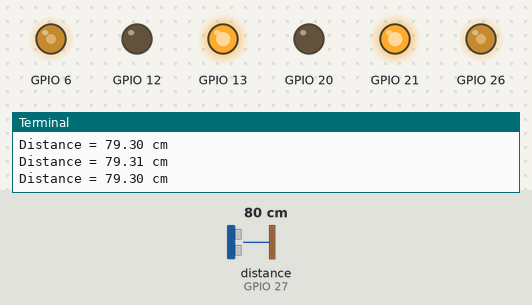
A program run on a simulated Raspberry Pi (BCM pin numbers). Parts: output pins drawn as LEDs (lit = HIGH), the last lines printed to the terminal. Inputs (shaded band) come from the test bench; at power-on: distance to the obstacle (sensor on GPIO 27) 80 cm. The echo pulse lasts 58.3 µs per cm; the clock reads 2024-03-15 10:24:30 at power-on unless the program sets it; pins used as bus, display or sensor lines are not drawn.

Above: at 1.2 s.
1.3 s: distance to the obstacle (sensor on GPIO 27) set to 2 cm
At 2.5 s:
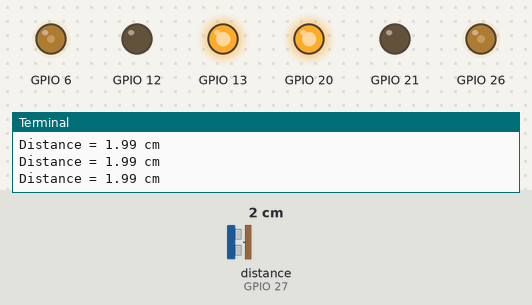
2.8 s: distance to the obstacle (sensor on GPIO 27) set to 299 cm
At 3.7 s:
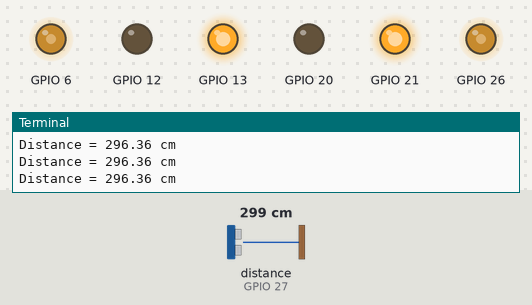
Timing chart, 0 to 5.8 s (numbered marks = the images above; inputs shaded):
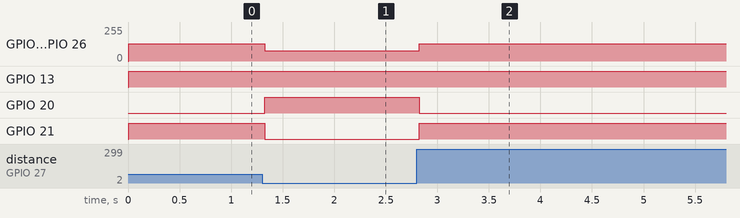

Measured:
- after the input at 1.3 s, GPIO 6, GPIO 26: 128/255 → 77/255 at once; GPIO 20: LOW → HIGH at once; GPIO 21: HIGH → LOW at once
- after the input at 2.8 s, GPIO 6, GPIO 26: 77/255 → 128/255 at once; GPIO 20: HIGH → LOW at once; GPIO 21: LOW → HIGH at once

The program:

Ultrasonic_Obstacle_Avoidance.py
```python
import RPi.GPIO as GPIO
import time
from AlphaBot2 import AlphaBot2

TRIG = 22
ECHO = 27

Ab = AlphaBot2()

GPIO.setmode(GPIO.BCM)
GPIO.setwarnings(False)
GPIO.setup(TRIG,GPIO.OUT,initial=GPIO.LOW)
GPIO.setup(ECHO,GPIO.IN)

def Distance():
	GPIO.output(TRIG,GPIO.HIGH)
	time.sleep(0.000015)
	GPIO.output(TRIG,GPIO.LOW)
	while not GPIO.input(ECHO):
		pass
	t1 = time.time()
	while GPIO.input(ECHO):
		pass
	t2 = time.time()
	return (t2-t1)*34000/2

print("Ultrasonic_Obstacle_Avoidance")
try:
	while True:
		Dist = Distance()
		print("Distance = %0.2f cm"%Dist)
		if Dist <= 20:
			Ab.right()
#			Ab.left()
		else:
			Ab.forward()
		time.sleep(0.02)

except KeyboardInterrupt:
	GPIO.cleanup();
```

AlphaBot2.py
```python
import RPi.GPIO as GPIO
import time

class AlphaBot2(object):

	def __init__(self,ain1=12,ain2=13,ena=6,bin1=20,bin2=21,enb=26):
		self.AIN1 = ain1
		self.AIN2 = ain2
		self.BIN1 = bin1
		self.BIN2 = bin2
		self.ENA = ena
		self.ENB = enb
		self.PA  = 50
		self.PB  = 50

		GPIO.setmode(GPIO.BCM)
		GPIO.setwarnings(False)
		GPIO.setup(self.AIN1,GPIO.OUT)
		GPIO.setup(self.AIN2,GPIO.OUT)
		GPIO.setup(self.BIN1,GPIO.OUT)
		GPIO.setup(self.BIN2,GPIO.OUT)
		GPIO.setup(self.ENA,GPIO.OUT)
		GPIO.setup(self.ENB,GPIO.OUT)
		self.PWMA = GPIO.PWM(self.ENA,500)
		self.PWMB = GPIO.PWM(self.ENB,500)
		self.PWMA.start(self.PA)
		self.PWMB.start(self.PB)
		self.stop()

	def forward(self):
		self.PWMA.ChangeDutyCycle(self.PA)
		self.PWMB.ChangeDutyCycle(self.PB)
		GPIO.output(self.AIN1,GPIO.LOW)
		GPIO.output(self.AIN2,GPIO.HIGH)
		GPIO.output(self.BIN1,GPIO.LOW)
		GPIO.output(self.BIN2,GPIO.HIGH)


	def stop(self):
		self.PWMA.ChangeDutyCycle(0)
		self.PWMB.ChangeDutyCycle(0)
		GPIO.output(self.AIN1,GPIO.LOW)
		GPIO.output(self.AIN2,GPIO.LOW)
		GPIO.output(self.BIN1,GPIO.LOW)
		GPIO.output(self.BIN2,GPIO.LOW)

	def backward(self):
		self.PWMA.ChangeDutyCycle(self.PA)
		self.PWMB.ChangeDutyCycle(self.PB)
		GPIO.output(self.AIN1,GPIO.HIGH)
		GPIO.output(self.AIN2,GPIO.LOW)
		GPIO.output(self.BIN1,GPIO.HIGH)
		GPIO.output(self.BIN2,GPIO.LOW)


	def left(self):
		self.PWMA.ChangeDutyCycle(30)
		self.PWMB.ChangeDutyCycle(30)
		GPIO.output(self.AIN1,GPIO.HIGH)
		GPIO.output(self.AIN2,GPIO.LOW)
		GPIO.output(self.BIN1,GPIO.LOW)
		GPIO.output(self.BIN2,GPIO.HIGH)


	def right(self):
		self.PWMA.ChangeDutyCycle(30)
		self.PWMB.ChangeDutyCycle(30)
		GPIO.output(self.AIN1,GPIO.LOW)
		GPIO.output(self.AIN2,GPIO.HIGH)
		GPIO.output(self.BIN1,GPIO.HIGH)
		GPIO.output(self.BIN2,GPIO.LOW)

	def setPWMA(self,value):
		self.PA = value
		self.PWMA.ChangeDutyCycle(self.PA)

	def setPWMB(self,value):
		self.PB = value
		self.PWMB.ChangeDutyCycle(self.PB)

	def setMotor(self, left, right):
		if((right >= 0) and (right <= 100)):
			GPIO.output(self.AIN1,GPIO.HIGH)
			GPIO.output(self.AIN2,GPIO.LOW)
			self.PWMA.ChangeDutyCycle(right)
		elif((right < 0) and (right >= -100)):
			GPIO.output(self.AIN1,GPIO.LOW)
			GPIO.output(self.AIN2,GPIO.HIGH)
			self.PWMA.ChangeDutyCycle(0 - right)
		if((left >= 0) and (left <= 100)):
			GPIO.output(self.BIN1,GPIO.HIGH)
			GPIO.output(self.BIN2,GPIO.LOW)
			self.PWMB.ChangeDutyCycle(left)
		elif((left < 0) and (left >= -100)):
			GPIO.output(self.BIN1,GPIO.LOW)
			GPIO.output(self.BIN2,GPIO.HIGH)
			self.PWMB.ChangeDutyCycle(0 - left)

if __name__=='__main__':

	Ab = AlphaBot2()
	Ab.forward()
	try:
		while True:
			time.sleep(1)
	except KeyboardInterrupt:
		GPIO.cleanup()
```
